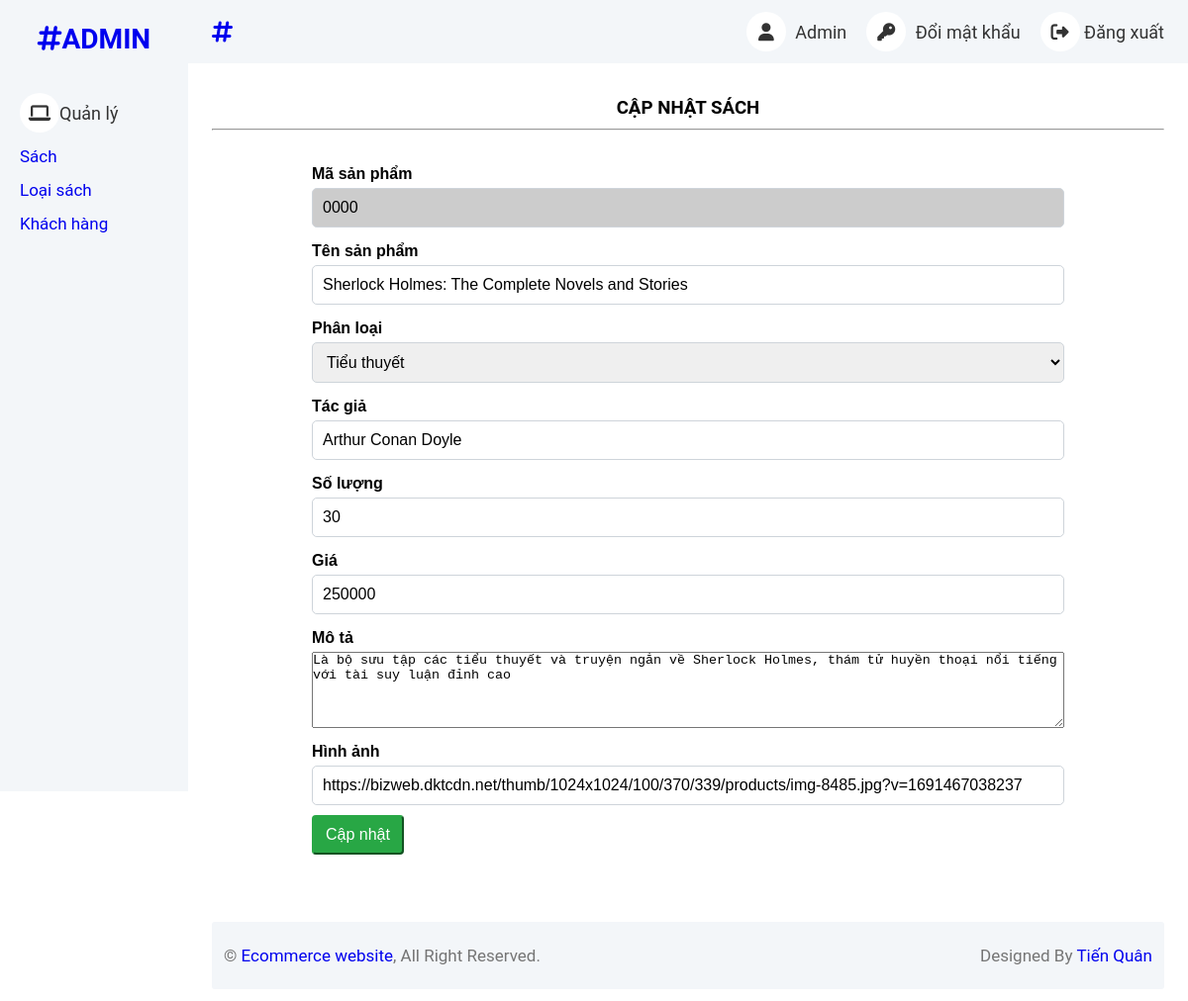
Before: /html/admin/product/index.php?action=edit&productId=0000 with the older database file.
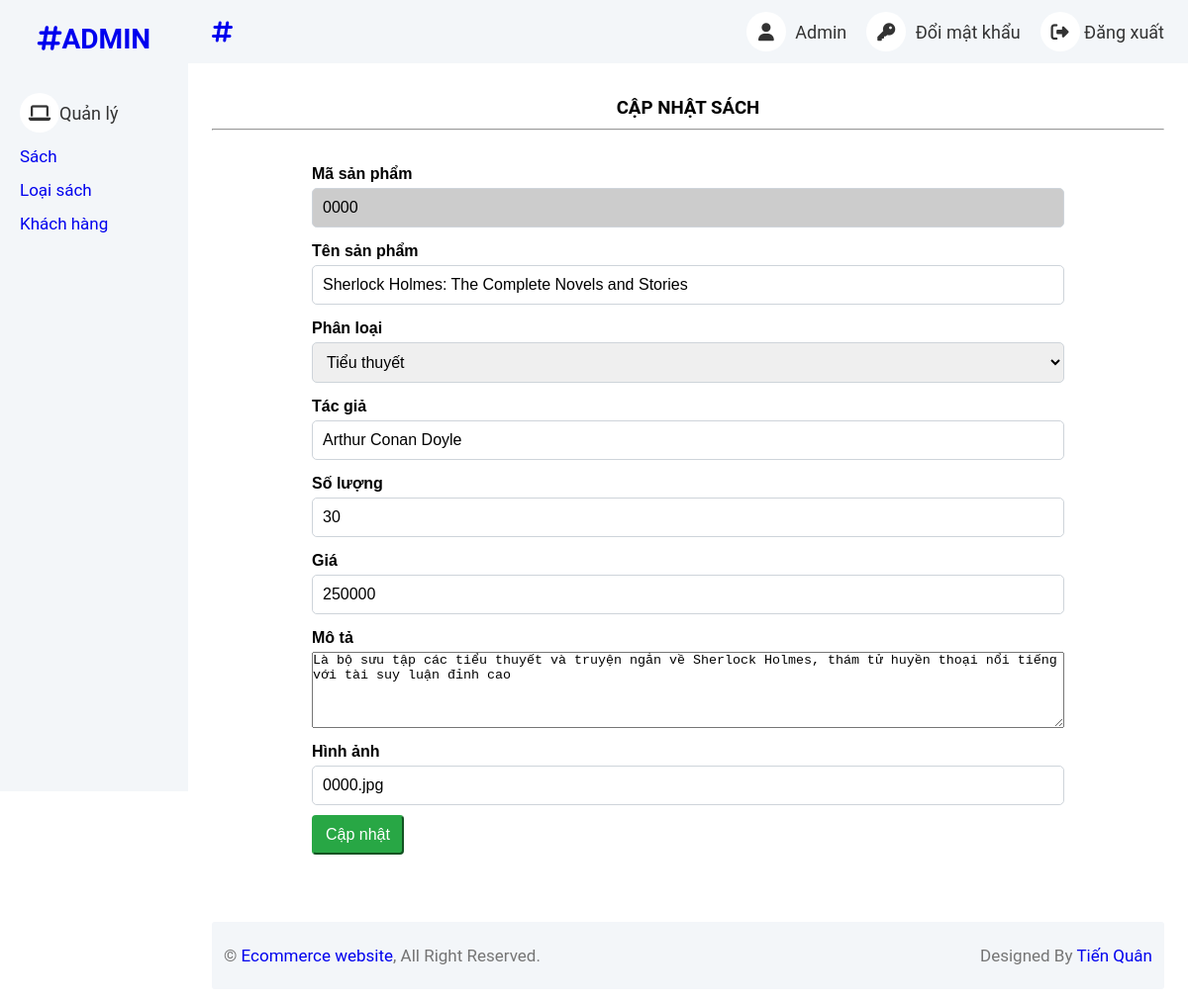
After: the same page with the newer database file.
### tables this page shows
CREATE TABLE `sach` (
  `maSach` varchar(4) NOT NULL,
  `tenSach` varchar(100),
  `maLS` varchar(4),
  `moTa` varchar(256),
  `giaTien` int(11),
  `soLuong` int(11),
  `tacGia` varchar(256),
  `hinhAnh` varchar(256)
);

### html/admin/product/index.php (called while the page is built, shortened)
<?php
    include_once '../../../components/layout_admin.php';
?>

### database/helper/query.php (called while the page is built, shortened)
<?php
  include_once "connect.php";
  function quick_query(string $sql) {
    global $conn;
    $result = mysqli_query($conn, $sql);
    return $result;
}
  function get_data_query(string $sql) {
    $result = quick_query($sql);
    $data = [];
    if (mysqli_num_rows($result) != 0) {
      while ($row = mysqli_fetch_array($result)) {
        $data[] = $row;
      }
    }
    return $data;
  }
?>

### html/admin/product/product_edit.php (the view, shortened to what this page needs)
<?php
    $sql_ls = "SELECT s.maLS, l.tenLS FROM sach AS s JOIN loai_sach AS l ON s.maLS = l.maLS group by s.maLS";
    $res_ls = get_data_query($sql_ls);
    if(isset($_GET['productId'])){
        $id = $_GET['productId'];
        $sql = "SELECT s.*, l.tenLS FROM sach AS s JOIN loai_sach AS l ON s.maLS = l.maLS WHERE s.maSach = $id";
        $res = get_data_query($sql);
        if($res){
            $product = $res[0];
        }
    }
?>
<section>
    <h3>CẬP NHẬT SÁCH</h3>
    <hr>
    <form action="" method="post" class="form-container">
        <div>
            <label for="productId" class="form-label">Mã sản phẩm</label>
            <input type="text" readonly style="background-color: #ccc;" id="productId" name="productId" value="<?php echo $product['maSach'] ?? $productId; ?>" class="form-input" >
        </div>
        <div>
            <label for="productName" class="form-label">Tên sản phẩm</label>
            <input required type="text" id="productName" name="productName" value="<?php echo $product['tenSach'] ?? "" ?>" class="form-input">
        </div>
        <div>
            <label for="category" class="form-label">Phân loại</label>
            <select name="category" id="category" class="form-select">
                <?php
                foreach ($res_ls as $line) {
                    $selected = ($line['maLS'] == $product['maLS']) ? 'selected' : '';
                    echo "<option value='{$line['maLS']}' $selected> {$line['tenLS']} </option>";
                }
                ?>
            </select>
        </div>
        <div>
            <label for="author" class="form-label">Tác giả</label>
            <input required type="text" name="author" id="author" value="<?php echo $product['tacGia'] ?? "" ?>" class="form-input">
        </div>
        <div>
            <label for="quantity" class="form-label">Số lượng</label>
            <input required type="number" id="quantity" name="quantity" value="<?php echo $product['soLuong'] ?? $quantity ?>" class="form-input">
        </div>
        <div>
            <label for="price" class="form-label">Giá</label>
            <input required type="number" id="price" min="0" name="price" value="<?php echo $product['giaTien'] ?>"  class="form-input">
        </div>
        <div>
            <label for="description" class="form-label">Mô tả</label>
            <div class="editor-container">
                <textarea rows="5" name="productDes" id=""><?php echo $product['moTa'] ?></textarea>
            </div>
        </div>
        <div>
            <label for="productImg"  class="form-label">Hình ảnh</label>
            <input required type="text" name="productImg" value="<?php echo $product['hinhAnh'] ?>" id="productImg" class="form-input" required>
        </div>
        <div style="margin-top: 10px">
            <div class="col-md-offset-2 col-md-10">
                <input required type="submit" name="submit" value="Cập nhật" class="btn btn-success" />
            </div>
        </div>
    </form>
</section>

### components/layout_admin.php (shortened to what this page needs)
<?php
    $pathExit = "../../../";
    $pathComponents = $pathExit . "components";
    include_once $pathComponents . "/head.php";
?>
<!DOCTYPE html>
<html lang="en">
<?php head("Page Admin"); ?>
<body>
    <div class="ad-container">
        <div class="sidebar">
            <nav class="navbar">
                <a href="./index.php" class="navbar-brand">
                    <h3 class="text-primary"><i class="fa fa-hashtag me-2"></i>ADMIN</h3>
                </a>
                <div class="navbar-nav ">
                    <div class="nav-item ">
                        <a href="#" class="nav-link dropdown-toggle " data-bs-toggle="dropdown"><i class="fa fa-laptop me-2"></i>Quản lý</a>
                        <div class="dropdown-menu ">
                            <a href="../product/index.php" class="dropdown-item">Sách</a>
                            <a href="../customer/index.php" class="dropdown-item">Loại sách</a>
                            <a href="../customer/index.php" class="dropdown-item">Khách hàng</a>
                        </div>
                    </div>
                </div>
            </nav>
        </div>
        <div class="content">
            <nav class="navbar">
                <a href="index.html" class="navbar-brand d-flex d-lg-none me-4">
                    <h2 class="text-primary mb-0"><i class="fa fa-hashtag"></i></h2>
                </a>
                <div class="navbar-nav">
                    <li class="nav-item">
                        <a class="nav-link text-primary" href="#">
                            <i class="fa fa-user"></i>
                            <span style="margin-left: 5px;">Admin</span>
                        </a>
                    </li>
                    <li class="nav-item">
                        <a class="nav-link text-primary" href='../../system/change_password.php'>
                            <i class='fa-solid fa-key'></i>
                            <span style="margin-left: 5px;">Đổi mật khẩu</span>
                        </a>
                    </li>
                    <li class="nav-item">
                        <a class="nav-link" onclick='logout(3);' href="#">
                            <i class="fa fa-sign-out-alt"></i>
                            <span>Đăng xuất</span>
                        </a>
                    </li>
                </div>
            </nav>
            <?php include_once $body; ?>
            <div class="ad-footer">
                <div class="footer-box">
                    <div class="row">
                        <div class="row-item">
                            &copy; <a href="#">Ecommerce website</a>, All Right Reserved.
                        </div>
                        <div class="row-item">
                            Designed By <a href="#">Tiến Quân</a>
                        </div>
                    </div>
                </div>
            </div>
        </div>
        <a href="#" class="btn btn-lg btn-primary btn-lg-square back-to-top"><i class="bi bi-arrow-up"></i></a>
    </div>
</body>
</html>

### components/head.php
<?php
  function head(string $namePage = "Document") {
    echo "
      <head>
        <meta charset='UTF-8'>
        <meta name='viewport' content='width=device-width, initial-scale=1.0'>
        <link rel='stylesheet' href='../../assets/styles/main.css'>
        <link rel='stylesheet' href='https://cdnjs.cloudflare.com/ajax/libs/font-awesome/6.4.0/css/all.min.css'>
        <script scr=''></script>
        <title>$namePage</title>
      </head>
    ";
  }
?>

### assets/styles/basic_setup.css (style rules this page uses)
* { padding: 0; margin: 0; box-sizing: border-box; }
:root { --primary-color: #f95030; --primary-color-rgb: rgba(238, 75 , 43); --white-color: #fff; --black-color: #000; --text-color: #333; --star-gold: #FFCE3E; --header-height: 120px; --navbar-height: 30px; --header-with-search: calc(var(--header-height) - var(--navbar-height)); --header-sort-bar-height: 46px; --width: 0%; }
html { font-family: 'Roboto', sans-serif; box-sizing: border-box; scroll-behavior: smooth; }
ul, a { text-decoration: none; list-style: none; padding-left: 0; margin: 0; }

### assets/styles/custom.css (style rules this page uses)
input[type="submit"], button { cursor: pointer; }
body { position: relative; }

### assets/styles/grid.css (style rules this page uses)
.row { display: flex; flex-wrap: wrap; margin-left: -4px; margin-right: -4px; }
@media (min-width: 740px) { .row { margin-left: -8px; margin-right: -8px; } }
@media (min-width: 1113px) { .row { margin-left: -12px; margin-right: -12px; } }

### components/layout_admin.php (style rules this page uses)
:root { --primary-color: #f95030; --primary-color-rgb: rgba(238, 75 , 43); --white-color: #fff; --black-color: #000; --text-color: #949494; }
* { margin: 0; padding: 0; box-sizing: border-box; }
li { list-style-type: none; margin: 0; padding: 0; }
.ad-container .sidebar { position: fixed; top: 0; bottom: 0; left: 0; background-color: #f3f6f9; height: 100vh; width: 190px; }
.sidebar .navbar-brand { display: block; padding: 5px 0; margin: 0 24px 16px; font-size: 24px; }
.sidebar .navbar .nav-item .nav-link { padding: 7px 20px; }
.sidebar .dropdown-menu .dropdown-item { display: block; padding: 7px 20px; text-decoration: none; font-size: 17px; }
.content { margin-left: 190px; min-height: 100vh; background-color: #fff; }
.content .navbar { background-color: #f3f6f9; position: sticky; display: flex; padding: 0 24px; }
.navbar { padding: 8px 0; }
.content .navbar-nav, .navbar-brand { display: flex; align-items: center; }
.navbar-nav { margin-left: auto; gap: 20px; }
.navbar .navbar-nav .nav-link i { width: 40px; height: 40px; display: inline-flex; align-items: center; justify-content: center; background: #FFFFFF; border-radius: 40px; }
.navbar .navbar-nav .nav-link { padding: 12px 0; font-size: 18px; display: block; text-decoration: none; color: #333; }
.ad-footer { padding: 24px 24px 0 24px; }
.footer-box { background-color: rgb(243, 246, 249); border-radius: 3px; padding: 24px; }
.row { display: flex; flex-direction: row; justify-content: space-between; font-size: 17px; }
.row .row-item { color: #757575; }
.btn { display: inline-block; font-weight: 400; text-align: center; white-space: nowrap; vertical-align: middle; font-size: 16px; line-height: 1.5; padding: 6px 12px; border-radius: 4px; text-decoration: none; cursor: pointer; }
.btn.btn-success { color: #fff; background-color: #28a745; border-color: #28a745; }
section { padding: 24px; }
h3 { padding: 10px 0; text-align: center; }

### html/admin/product/product_edit.php (style rules this page uses)
.form-container { max-width: 800px; margin: 0 auto; padding: 20px; font-family: Arial, sans-serif; }
.form-label { display: block; font-weight: bold; margin: 15px 0 5px; }
.form-input, .form-select { width: 100%; padding: 10px; border: 1px solid #ced4da; border-radius: 5px; box-sizing: border-box; font-size: 16px; }
textarea { width: 100%; }

Changed rows visible on the page:
changed sach "Sherlock Holmes: The Complete Novels and Stories": productImg "https://bizweb.dktcdn.net/thumb/1024x1024/100/370/339/products/img-8485.jpg?v=1691467038237" → "0000.jpg"
